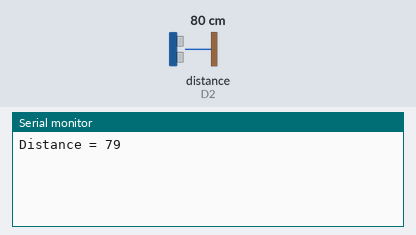
The sketch below on a simulated ESP8266 (NodeMCU). Parts: the last lines printed to the serial monitor. Wiring (inferred from the names in the program): ultrasonic range finder: trigger D1; echo D2. The inputs (shaded band) are chosen by the test bench; at power-on: distance to the obstacle (sensor on D2) 80 cm. The echo pulse lasts 58.3 µs per cm; WiFi joins after 1.5 s; servers stay silent unless stated.

Above: at 3.0 s.
3.1 s: distance to the obstacle (sensor on D2) set to 2 cm
At 4.4 s:
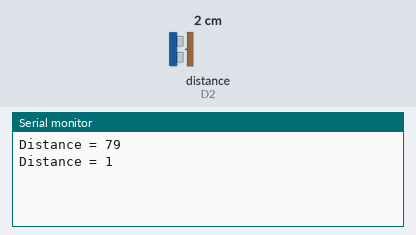
4.6 s: distance to the obstacle (sensor on D2) set to 4 cm
At 5.5 s:
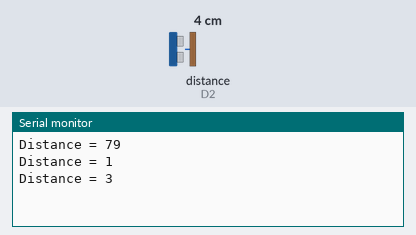
Timing chart, 0 to 7.6 s (numbered marks = the images above; inputs shaded):
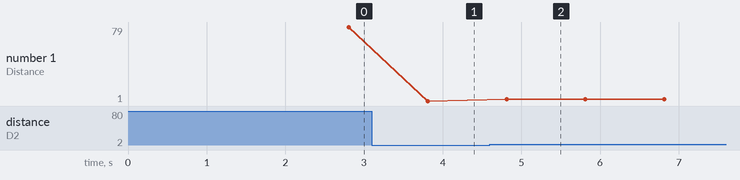

The sketch:

HCSR04_Blynk_Gauge.ino
```cpp
#define BLYNK_PRINT Serial
#include <ESP8266WiFi.h>
#include <BlynkSimpleEsp8266.h>

#define  trig  D1
#define  echo  D2

long duration;
int distance;

char auth[] = "CocqqvQPtWE5OctdBW431MuKiu_k4_8U";
char ssid[] = "school";   // your ssid
char pass[] = "hakim1997"; // your pass

BlynkTimer timer;

void sendSensor()
{
  digitalWrite(trig, LOW);
  delayMicroseconds(2);

  digitalWrite(trig, HIGH);
  delayMicroseconds(10);
  digitalWrite(trig, LOW);

  duration = pulseIn(echo, HIGH);
  distance = duration * 0.034 / 2;

  Serial.print("Distance = ");
  Serial.println(distance);

  Blynk.virtualWrite(V0, distance);
  delay(1000);
}

void setup()
{
  pinMode(trig, OUTPUT);
  pinMode(echo, INPUT);
  Serial.begin(9600);
  Blynk.begin(auth, ssid, pass);

  timer.setInterval(1000L, sendSensor);
}

void loop()
{
  Blynk.run();
  timer.run();
}
```

Measured:
- after the input at 3.1 s, the serial monitor: prints a new line after 0.71 s (image 1)
- after the input at 4.6 s, the serial monitor: prints a new line after 0.21 s (image 2)
- plotted number 1: 79 → 1 after the input at 3.1 s, 1 → 3 after the input at 4.6 s
